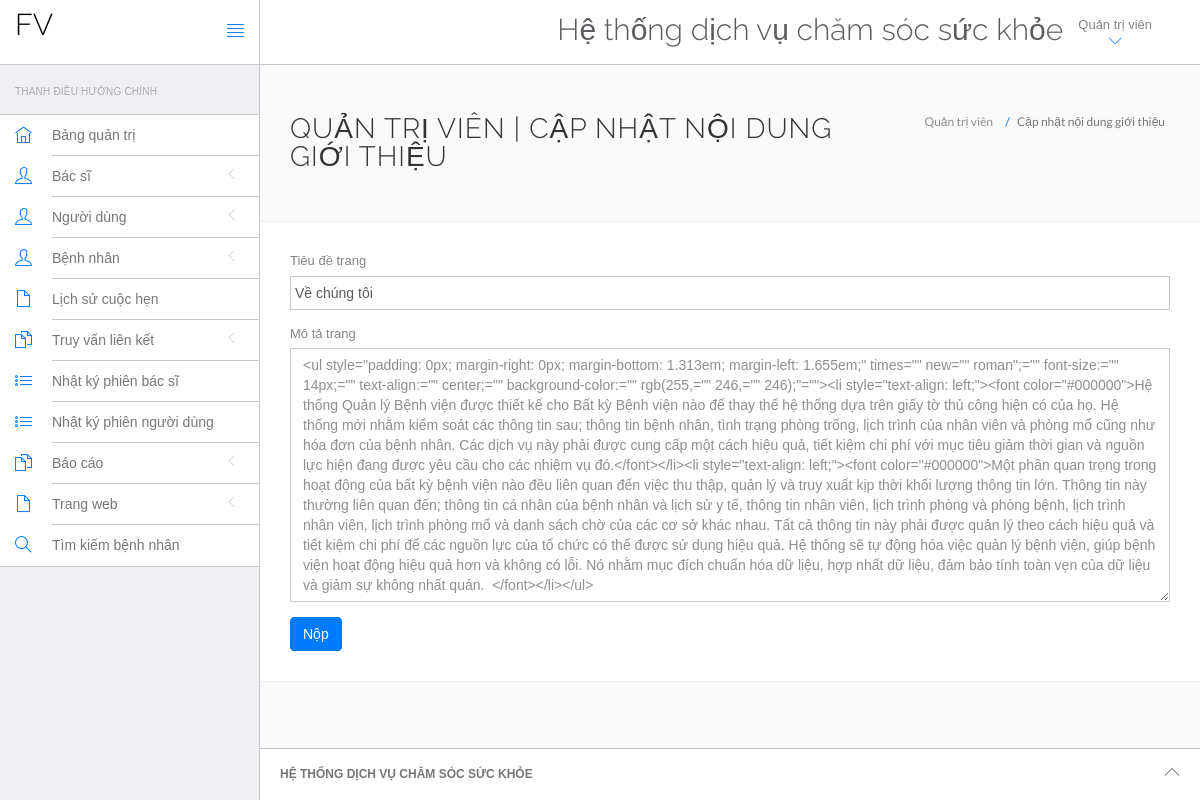
Screenshot of /HeThongQuanLyBenhVien/health_care/admin/about-us.php with the database file from the repository.
### tables this page shows
CREATE TABLE `tblpage` (
  `ID` int(10) NOT NULL,
  `PageType` varchar(200) DEFAULT NULL,
  `PageTitle` varchar(200) DEFAULT NULL,
  `PageDescription` mediumtext DEFAULT NULL,
  `Email` varchar(120) DEFAULT NULL,
  `MobileNumber` bigint(10) DEFAULT NULL,
  `UpdationDate` timestamp NULL DEFAULT current_timestamp(),
  `OpenningTime` varchar(255) DEFAULT NULL
);

### HeThongQuanLyBenhVien/health_care/admin/about-us.php (the view, shortened to what this page needs)
<?php
include('include/connect.php');
if(isset($_SESSION['id']) && strlen($_SESSION['id']==0)) {
 header('location:logout.php');
  } else{
?>
<!DOCTYPE html>
<html lang="en">
	<head>
		<link rel="stylesheet" href="vendor/bootstrap/css/bootstrap.min.css">
		<link rel="stylesheet" href="vendor/fontawesome/css/font-awesome.min.css">
		<link rel="stylesheet" href="vendor/themify-icons/themify-icons.min.css">
		<link href="vendor/animate.css/animate.min.css" rel="stylesheet" media="screen">
		<link href="vendor/perfect-scrollbar/perfect-scrollbar.min.css" rel="stylesheet" media="screen">
		<link href="vendor/switchery/switchery.min.css" rel="stylesheet" media="screen">
		<link href="vendor/bootstrap-touchspin/jquery.bootstrap-touchspin.min.css" rel="stylesheet" media="screen">
		<link href="vendor/select2/select2.min.css" rel="stylesheet" media="screen">
		<link href="vendor/bootstrap-datepicker/bootstrap-datepicker3.standalone.min.css" rel="stylesheet" media="screen">
		<link href="vendor/bootstrap-timepicker/bootstrap-timepicker.min.css" rel="stylesheet" media="screen">
		<link rel="stylesheet" href="assets/css/styles.css">
		<link rel="stylesheet" href="assets/css/plugins.css">
		<link rel="stylesheet" href="assets/css/themes/theme-1.css" id="skin_color" />
	</head>
	<body>
		<div id="app">
<?php include('include/sidebar.php');?>
			<div class="app-content">
					<?php include('include/header.php');?>
				<div class="main-content" >
					<div class="wrap-content container" id="container">
						<section id="page-title">
							<div class="row">
								<div class="col-sm-8">
									<h1 class="mainTitle">Quản trị viên  | Cập nhật nội dung giới thiệu</h1>
																	</div>
								<ol class="breadcrumb">
									<li>
										<span>Quản trị viên </span>
									</li>
									<li class="active">
										<span>Cập nhật nội dung giới thiệu</span>
									</li>
								</ol>
							</div>
						</section>
						<div class="container-fluid container-fullw bg-white">
									<div class="row">
								<div class="col-md-12">
                  <form class="forms-sample" method="post">
                    <?php
$ret=mysqli_query($con,"select * from  tblpage where PageType='aboutus'");
while ($row=mysqli_fetch_array($ret)) {
?>
                    <div class="form-group">
                       <label for="exampleInputUsername1">Tiêu đề trang</label>
                      <input id="pagetitle" name="pagetitle" type="text" class="form-control" required="true" value="<?php  echo $row['PageTitle'];?>">
                    </div>
                    <div class="form-group">
                      <label for="exampleInputEmail1">Mô tả trang</label>
                      <textarea class="form-control" name="pagedes" id="pagedes" rows="12"><?php  echo $row['PageDescription'];?></textarea>
                    </div>
                    <?php } ?>
                    <button type="submit" class="btn btn-primary mr-2" name="submit">Nộp</button>
                  </form>
								</div>
							</div>
								</div>
					</div>
				</div>
			</div>
	<?php include('include/footer.php');?>
		</div>
	</body>
</html>
<?php } ?>

### HeThongQuanLyBenhVien/health_care/admin/assets/css/themes/theme-1.css (style rules this page uses)
body { background: #FAFAFA; }

### rows the page displays
tblpage: pagetitle "Về chúng tôi", pagedes "<ul style=\"padding: 0px; margin-right: 0px; margin-bottom: 1.313em; margin-left: 1.655em;\" times=\"\" new=\"\" roman\";=\"\" font-size:=\"\" 14px;=\"\" text-align:=\"\" center;=\"\" background-color:=\"\" rgb(255,=\"\" 246,=\"\" 246);\"=\"\"><li style=\"text-align: left;\"><font color=\"#000000\">Hệ thống Quản lý Bệnh viện được thiết kế cho Bất kỳ Bệnh viện nào để thay thế hệ thống dựa trên giấy tờ thủ công hiện có của họ. Hệ thống mới nhằm kiểm soát các thông tin sau; thông tin bệnh nhân, tình trạng phòng trống, lịch trình của nhân viên và phòng mổ cũng như hóa đơn của bệnh nhân. Các dịch vụ này phải được cung cấp một cách hiệu quả, tiết kiệm chi phí với mục tiêu giảm thời gian và nguồn lực hiện đang được yêu cầu cho…"
